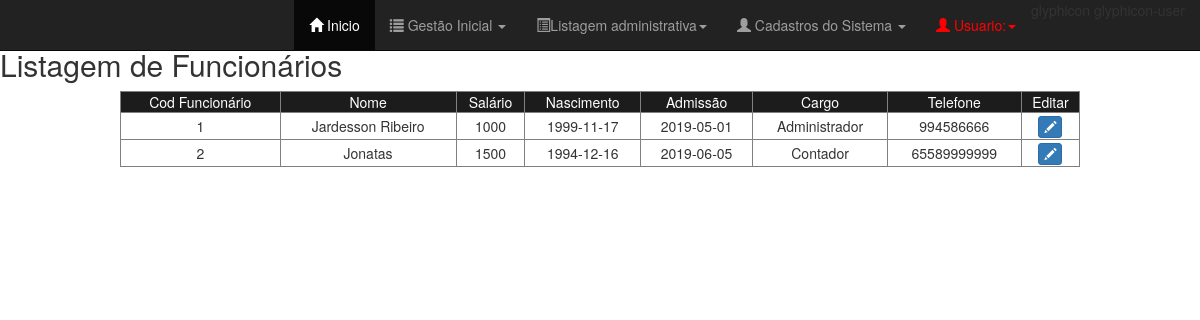
The page /Views/TelaListagemFuncionario.php on the database its author committed.
### tables this page shows
CREATE TABLE `tab_funcionario` (
  `cod_funcionario` int(11) NOT NULL,
  `nome_funcionario` varchar(50) DEFAULT NULL,
  `cargo` varchar(50) DEFAULT NULL,
  `data_nascimento` date DEFAULT NULL,
  `cpf_funcionario` varchar(11) DEFAULT NULL,
  `telefone` varchar(11) DEFAULT NULL,
  `data_admissao` date DEFAULT NULL,
  `rua_funci` varchar(60) DEFAULT NULL,
  `bairro_funci` varchar(60) DEFAULT NULL,
  `numero` int(11) DEFAULT NULL,
  `salario` double DEFAULT NULL
);

### Views/TelaListagemFuncionario.php (the view, shortened to what this page needs)
<?php
	$c = new conectar();
    $conexao = $c->conexao();
    $sql =  "SELECT cod_funcionario, nome_funcionario, salario, data_nascimento, data_admissao, cargo, telefone FROM tab_funcionario ";
    $result = mysqli_query($conexao, $sql);
?>
<!DOCTYPE html>
<html>
<head>
	<?php require_once "TelaMenu.php" ?>
	<link rel="stylesheet" type="text/css" href="../css/listagem_geral.css">
	<link rel="stylesheet" type="text/css" href="../../lib/bootstrap/css/bootstrap.css">
</head>
<body>
	<div class="principal">
			<div id="cabecalho_pesquisa">
			<h2>Listagem de Funcionários</h2>
				<div id="mostrapedidos">
					<table border="1" class="" id="tabeladepedidos">
						<tr id="topo_tabela">
							<td>Cod Funcionário</td>
							<td>Nome</td>
							<td>Salário</td>
							<td>Nascimento</td>
							<td>Admissão</td>
							<td>Cargo</td>
							<td>Telefone</td>
							<td>Editar</td>
						</tr>
            </div>
						<?php while($mostrar = mysqli_fetch_row($result)): ?>
						<tr id="corpo_tabela">
							<td><?php echo $mostrar[0]; ?></td>
							<td><?php echo $mostrar[1]; ?></td>
							<td><?php echo $mostrar[2]; ?></td>
							<td><?php echo $mostrar[3]; ?></td>
							<td><?php echo $mostrar[4]; ?></td>
							<td><?php echo $mostrar[5]; ?></td>
							<td><?php echo $mostrar[6]; ?></td>
							<td>
								<span  data-toggle="modal" data-target="#abremodalUpdateFuncionario" class="btn btn-primary btn-xs" onclick="atualizarCliente('<?php echo $mostrar[6] ?>')">
									<span class="glyphicon glyphicon-pencil"></span>
								</span>
							</td>
						</tr>
			<?php endWhile; ?>
				</div>
		</div>
</body>
</html>

### css/listagem_geral.css (style rules this page uses)
#cabecalho_pesquisa { position: relative; margin-top: 4%; }
table { width: 80%; margin-left: 10%; text-align: center; }
table #topo_tabela { background-color: #1C1C1C; color: #FFFFFF; }
#corpo_tabela td { height: 27px; }

### rows shown on the page
tab_funcionario: cod_funcionario "1", nome_funcionario "Jardesson Ribeiro", salario "1000", data_nascimento "1999-11-17", data_admissao "2019-05-01", cargo "Administrador", telefone "994586666"
tab_funcionario: cod_funcionario "2", nome_funcionario "Jonatas", salario "1500", data_nascimento "1994-12-16", data_admissao "2019-06-05", cargo "Contador", telefone "65589999999"
